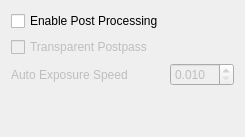
           <widget class="QWidget" name="postProcessingTab">
            <attribute name="title">
             <string>Post Processing</string>
            </attribute>
            <layout class="QHBoxLayout" name="horizontalPostProcessLayout">
             <item>
              <layout class="QGridLayout" name="postProcessLayout" columnstretch="0,0">
               <item row="5" column="1">
                <widget class="QDoubleSpinBox" name="postprocessHDRTimeComboBox">
                 <property name="enabled">
                  <bool>false</bool>
                 </property>
                 <property name="decimals">
                  <number>3</number>
                 </property>
                 <property name="minimum">
                  <double>0.010000000000000</double>
                 </property>
                 <property name="maximum">
                  <double>10.000000000000000</double>
                 </property>
                 <property name="singleStep">
                  <double>0.001000000000000</double>
                 </property>
                </widget>
               </item>
               <item row="7" column="1">
                <spacer name="verticalSpacer_9">
                 <property name="orientation">
                  <enum>Qt::Orientation::Vertical</enum>
                 </property>
                 <property name="sizeHint" stdset="0">
                  <size>
                   <width>20</width>
                   <height>40</height>
                  </size>
                 </property>
                </spacer>
               </item>
               <item row="4" column="0">
                <widget class="QCheckBox" name="postprocessTransparentPostpassCheckBox">
                 <property name="enabled">
                  <bool>false</bool>
                 </property>
                 <property name="toolTip">
                  <string>&lt;html&gt;&lt;head/&gt;&lt;body&gt;&lt;p&gt;Re-render transparent objects with forced alpha clipping.&lt;/p&gt;&lt;/body&gt;&lt;/html&gt;</string>
                 </property>
                 <property name="text">
                  <string>Transparent Postpass</string>
                 </property>
                </widget>
               </item>
               <item row="5" column="0">
                <widget class="QLabel" name="postprocessHDRTimeLabel">
                 <property name="enabled">
                  <bool>false</bool>
                 </property>
                 <property name="toolTip">
                  <string>&lt;html&gt;&lt;head/&gt;&lt;body&gt;&lt;p&gt;Controls how much eye adaptation can change from frame to frame. Smaller values makes for slower transitions.&lt;/p&gt;&lt;/body&gt;&lt;/html&gt;</string>
                 </property>
                 <property name="text">
                  <string>Auto Exposure Speed</string>
                 </property>
                </widget>
               </item>
               <item row="3" column="0">
                <widget class="QCheckBox" name="postprocessEnabledCheckBox">
                 <property name="toolTip">
                  <string>&lt;html&gt;&lt;head/&gt;&lt;body&gt;&lt;p&gt;If this setting is true, post processing will be enabled.&lt;/p&gt;&lt;/body&gt;&lt;/html&gt;</string>
                 </property>
                 <property name="text">
                  <string>Enable Post Processing</string>
                 </property>
                </widget>
               </item>
              </layout>
             </item>
            </layout>
           </widget>
